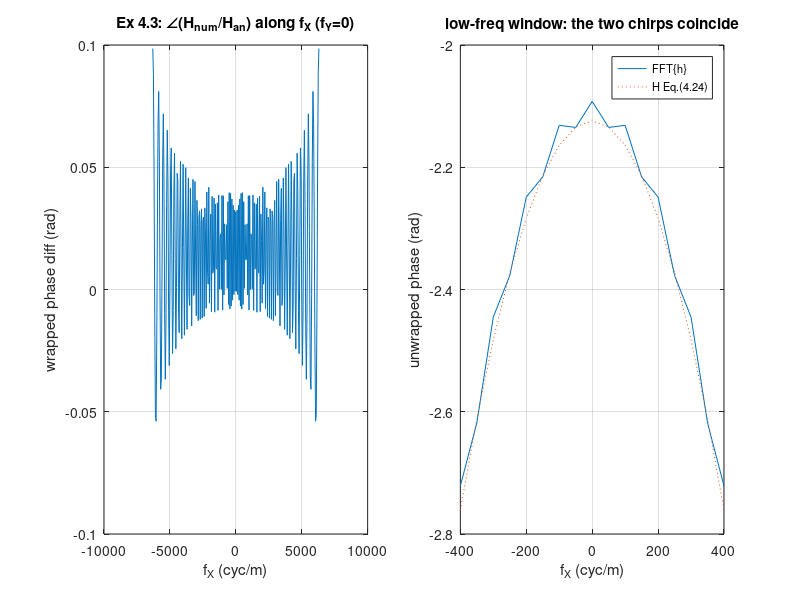

Recreate this plot in MATLAB. (Note: this script raises an error after producing the figure.)
% ===== 书 4.6 节习题 4.2-4.5 参考解答（数值部分，与 ch4_exercises.py 同构） =====
% 4.2 三种衍射解的适用距离（解析估算 + 打印）；
% 4.3 验证菲涅耳传递函数 (4.24) = 菲涅耳脉冲响应 (4.23) 的傅里叶变换；
% 4.4 三个孔径的解析夫琅禾费辐照度：(a) 矩形孔 (b) 环形孔 (c) 双圆孔；
% 4.5 双圆孔两路振幅不同（A1=1, A2=0.4）。
% 解析式统一用书 4.4.3 节写法：场 = e^{jkz}/(j lam z) * e^{jk(x^2+y^2)/(2z)}
%   * FT{U1}(fX = x/(lam z), fY = y/(lam z))；辐照度按式 (4.8) 取模方。
% 依赖：同文件夹 jinc.m（书 4.5 节建）；sinc 用文件末尾的局部函数 sincn
% （基础 MATLAB 没有 sinc——它是信号处理工具箱函数，定义与 np.sinc 相同）。
% MATLAB/Python 差异：MATLAB 索引 1-based，y=0 的剖面在 I2(M/2+1,:)；
%   Python 0-based 在 I2[M//2]。
clear; clc; close all;

lam = 0.633e-6;    % 习题 4.4 起统一用 He-Ne 波长（习题 4.2 另用 0.5 um）

% ================= 习题 4.2：三种衍射解的适用距离 =================
w42   = 0.5e-3;      % 孔径半径（直径 1 mm）
lam42 = 0.5e-6;      % 习题指定波长
% 式 (4.27)：z^3 >> (pi/(4 lam)) * [(x-xi)^2+(y-eta)^2]^2_max
% 观察区取孔径的几何影区（直径 1 mm）-> x-xi、y-eta 各可达 1 mm
Dmax2  = (2*w42)^2 + (2*w42)^2;
z_eq27 = (pi/(4*lam42) * Dmax2^2)^(1/3);
z_nf1  = w42^2/lam42;                       % NF = 1
z_nf01 = 10*w42^2/lam42;                    % NF = 0.1（书 4.5 节工程判据）
z_fh   = pi*(w42^2 + w42^2)/lam42;          % 式 (4.29)：z >> k(xi^2+eta^2)_max/2
fprintf('========== 习题 4.2（直径 1 mm 孔径，lam = 0.5 um） ==========\n');
fprintf('RS：只需 r >> lam -> 任何宏观距离都满足（z > ~1 mm 即可）\n');
fprintf('Fresnel：式(4.27)（观察区取几何影区）z >> %.1f cm；NF 视角：NF<1 对应 z > %.2f m，平滑孔径可到 NF~20-30（z ~ %.3f m）\n', ...
        z_eq27*1e2, z_nf1, z_nf1/25);
fprintf('Fraunhofer：式(4.29) z >> %.2f m；工程口径 NF<0.1 -> z > %.1f m\n', z_fh, z_nf01);

% ================= 习题 4.3：H = FT{h} 的数值验证 =================
% h(x,y) = e^{jkz}/(j lam z) * exp[j k (x^2+y^2)/(2z)]   （式 4.23）
% H(fX,fY) = e^{jkz} * exp[-j pi lam z (fX^2+fY^2)]      （式 4.24）
% 比较频带 |f| <= L/(2 lam z)（驻点带），且要低于 Nyquist（第 5 章判据预览）。
L3 = 0.02; M3 = 512; z3 = 2;
dx3 = L3/M3;
x3 = -L3/2 : dx3 : L3/2-dx3;
f3 = -1/(2*dx3) : 1/L3 : 1/(2*dx3)-1/L3;    % 式 (2.22)
[X3, Y3] = meshgrid(x3, x3);
[FX3, FY3] = meshgrid(f3, f3);
k3 = 2*pi/lam;
h = exp(1j*k3*z3)/(1j*lam*z3) * exp(1j*k3*(X3.^2+Y3.^2)/(2*z3));
H_num = fftshift(fft2(ifftshift(h)))*dx3^2;   % FT ≈ dx^2 · FFT
H_an  = exp(1j*k3*z3) * exp(-1j*pi*lam*z3*(FX3.^2+FY3.^2));

band = L3/(2*lam*z3);
inb8 = (abs(FX3) <= 0.8*band) & (abs(FY3) <= 0.8*band);
inb5 = (abs(FX3) <= 0.5*band) & (abs(FY3) <= 0.5*band);
dphi8 = angle(H_num(inb8).*conj(H_an(inb8)));
dphi5 = angle(H_num(inb5).*conj(H_an(inb5)));
fprintf('\n========== 习题 4.3（L=0.02 m, M=512, z=2 m） ==========\n');
fprintf('驻点带 |f| <= L/(2 lam z) = %.3e cyc/m（Nyquist = %.3e）\n', band, 1/(2*dx3));
fprintf('0.8 频带内最大缠绕相位差 = %.3f rad\n', max(abs(dphi8)));
fprintf('0.5 频带内最大缠绕相位差 = %.3f rad（残差来自常数幅度 chirp 的窗口截断）\n', ...
        max(abs(dphi5)));

figure('Position', [60 60 1050 420]);
subplot(1,2,1);
sel = abs(f3) <= 0.8*band;
dphi_line = angle(H_num(M3/2+1,:).*conj(H_an(M3/2+1,:)));
plot(f3(sel), dphi_line(sel));
xlabel('f_X (cyc/m)'); ylabel('wrapped phase diff (rad)');
title('Ex 4.3: \angle(H_{num}/H_{an}) along f_X (f_Y=0)');
grid on;
subplot(1,2,2);
sel2 = abs(f3) <= 400;
plot(f3(sel2), unwrap(angle(H_num(M3/2+1,sel2)))); hold on;
plot(f3(sel2), unwrap(angle(H_an(M3/2+1,sel2))), ':');
xlabel('f_X (cyc/m)'); ylabel('unwrapped phase (rad)');
title('low-freq window: the two chirps coincide');
legend('FFT\{h\}', 'H Eq.(4.24)', 'FontSize', 8); grid on;
saveas(gcf, 'out_ex43.png');

% ================= 习题 4.4：三个孔径的解析夫琅禾费图样 =================
% (a) 矩形孔 wX=0.1 mm, wY=0.05 mm, z=5 m,  L=0.16 m
% (b) 环形孔 w1=1 mm, w2=0.2 mm,             z=50 m,  L=0.2 m
% (c) 双圆孔 w=1 mm, 中心距 s=4 mm,          z=500 m, L=0.6 m
% z 都按式 (4.29) 取 ~10 倍以上裕量；L ≈ 5 倍中心特征宽度。
fprintf('\n========== 习题 4.4 ==========\n');

% (a) 矩形孔：I2 = (4wXwY/(lam z))^2 sinc^2(2wX x/(lam z)) sinc^2(2wY y/(lam z))
wX = 0.1e-3; wY = 0.05e-3; za = 5; La = 0.16; Ma = 512;
dxa = La/Ma; xa = -La/2 : dxa : La/2-dxa;
[Xa, Ya] = meshgrid(xa, xa);
lza = lam*za;
Ia = (4*wX*wY/lza)^2 .* sincn(2*wX*Xa/lza).^2 .* sincn(2*wY*Ya/lza).^2;
fprintf('(a) z=5 m：式(4.29)要求 z >> %.3f m（裕量 %.0f 倍）；峰 = %.3e，实测 %.3e\n', ...
        pi*(wX^2+wY^2)/lam, 5/(pi*(wX^2+wY^2)/lam), (4*wX*wY/lza)^2, ...
        Ia(Ma/2+1, Ma/2+1));
fprintf('    sinc 第一零点 x = lam z/(2wX) = %.4f m（y 向 %.4f m）\n', ...
        lza/(2*wX), lza/(2*wY));

% (b) 环形孔：amp = (w1^2/(lam z)) [jinc(w1 rho/(lam z)) - (w2/w1)^2 jinc(w2 rho/(lam z))]
w1 = 1e-3; w2 = 0.2e-3; zb = 50; Lb = 0.2; Mb = 512;
dxb = Lb/Mb; xb = -Lb/2 : dxb : Lb/2-dxb;
[Xb, Yb] = meshgrid(xb, xb);
lzb = lam*zb;
rho_b = sqrt(Xb.^2+Yb.^2);
amp_b = w1^2/lzb * (jinc(w1*rho_b/lzb) - (w2/w1)^2 * jinc(w2*rho_b/lzb));
Ib = amp_b.^2;
fprintf('(b) z=50 m：式(4.29)要求 z >> %.2f m（裕量 %.0f 倍）；NF = %.4f\n', ...
        pi*(w1^2+w2^2)/lam, 50/(pi*(w1^2+w2^2)/lam), w1^2/lzb);
fprintf('    峰 = (pi(w1^2-w2^2)/(lam z))^2 = %.3e，实测 %.3e（无遮拦 %.3e）\n', ...
        (pi*(w1^2-w2^2)/lzb)^2, Ib(Mb/2+1,Mb/2+1), (pi*w1^2/lzb)^2);
fprintf('    外环第一零点 ≈ 0.61*lam*z/w1 = %.5f m\n', 0.61*lzb/w1);

% (c) 双圆孔：I2 = (2 w^2/(lam z))^2 cos^2(pi s x/(lam z)) jinc^2(w rho/(lam z))
wc = 1e-3; sc = 4e-3; zc = 500; Lc = 0.6; Mc = 512;
dxc = Lc/Mc; xc = -Lc/2 : dxc : Lc/2-dxc;
[Xc, Yc] = meshgrid(xc, xc);
lzc = lam*zc;
rho_c = sqrt(Xc.^2+Yc.^2);
env_c = wc^2/lzc * jinc(wc*rho_c/lzc);        % 单孔包络（含 1/(lam z) 前置）
Ic = (2*env_c).^2 .* cos(pi*sc*Xc/lzc).^2;
fprintf('(c) z=500 m：式(4.29)要求 z >> %.1f m（裕量 %.0f 倍）；NF = %.4f\n', ...
        pi*((sc/2+wc)^2+wc^2)/lam, 500/(pi*((sc/2+wc)^2+wc^2)/lam), wc^2/lzc);
fprintf('    峰 = (2 pi w^2/(lam z))^2 = %.3e，实测 %.3e\n', ...
        (2*pi*wc^2/lzc)^2, Ic(Mc/2+1,Mc/2+1));
fprintf('    包络第一零点 0.61*lam*z/w = %.4f m；条纹周期 lam*z/s = %.5f m\n', ...
        0.61*lzc/wc, lzc/sc);

figure('Position', [60 60 1250 720]);
subplot(2,3,1);
imagesc(xa, xa, nthroot(Ia,3)); colormap('gray'); axis square; axis xy;
xlabel('x (m)'); ylabel('y (m)'); title('(a) rect: I_2^{1/3} image');
subplot(2,3,2);
plot(xa, Ia(Ma/2+1,:)); grid on;
xlabel('x (m)'); ylabel('Irradiance');
title('(a) profile: sinc^2 \times sinc^2');
subplot(2,3,3);
plot(xb, Ib(Mb/2+1,:)); hold on;
plot(xb, (w1^2/lzb)^2 * jinc(w1*xb/lzb).^2, ':'); grid on;
xlabel('x (m)'); ylabel('Irradiance'); title('(b) profile: annulus vs unobscured');
legend('annulus', 'unobscured disk', 'FontSize', 8);
subplot(2,3,4);
imagesc(xb, xb, nthroot(Ib,3)); colormap('gray'); axis square; axis xy;
xlabel('x (m)'); ylabel('y (m)'); title('(b) annulus: I_2^{1/3} image');
subplot(2,3,5);
imagesc(xc, xc, nthroot(Ic,3)); colormap('gray'); axis square; axis xy;
xlabel('x (m)'); ylabel('y (m)'); title('(c) pair: I_2^{1/3} image');
subplot(2,3,6);
plot(xc, Ic(Mc/2+1,:)); grid on;
xlabel('x (m)'); ylabel('Irradiance');
title('(c) profile: fringes \times Airy envelope');
saveas(gcf, 'out_ex44.png');

% ================= 习题 4.5：两路振幅不同（A1=1, A2=0.4） =================
% I2 = (w^2/(lam z))^2 jinc^2(...) * (A1^2 + A2^2 + 2 A1 A2 cos(2 pi s x/(lam z)))
% （书提示：先取模方，再把两个复指数合并成余弦）
A1 = 1; A2 = 0.4;
Ie = (wc^2/lzc)^2 .* jinc(wc*rho_c/lzc).^2 .* ...
     (A1^2 + A2^2 + 2*A1*A2*cos(2*pi*sc*Xc/lzc));
fprintf('\n========== 习题 4.5（A1=1, A2=0.4, z=500 m） ==========\n');
fprintf('峰值 = (w^2/(lam z))^2 pi^2 (A1+A2)^2 = %.3e，实测 %.3e\n', ...
        (wc^2/lzc)^2*pi^2*(A1+A2)^2, max(Ie(Mc/2+1,:)));
fprintf('条纹可见度 V = 2A1A2/(A1^2+A2^2) = %.4f；Imax/Imin = ((A1+A2)/(A1-A2))^2 = %.2f\n', ...
        2*A1*A2/(A1^2+A2^2), ((A1+A2)/(A1-A2))^2);

figure('Position', [80 80 1050 420]);
subplot(1,2,1);
imagesc(xc, xc, nthroot(Ie,3)); colormap('gray'); axis square; axis xy;
xlabel('x (m)'); ylabel('y (m)');
title('Ex 4.5: A_1=1, A_2=0.4 — I_2^{1/3} image');
subplot(1,2,2);
plot(xc, Ie(Mc/2+1,:)); grid on;
xlabel('x (m)'); ylabel('Irradiance');
title('profile: visibility 2A_1A_2/(A_1^2+A_2^2) = 0.69');
saveas(gcf, 'out_ex45.png');
fprintf('\n已保存 out_ex43.png, out_ex44.png, out_ex45.png\n');

% ---------- 局部函数 ----------
function s = sincn(u)
    % 归一化 sinc：sin(pi*u)/(pi*u)，u=0 处极限 1（表 1.2；np.sinc 同定义）
    s = ones(size(u));
    nz = u ~= 0;
    s(nz) = sin(pi*u(nz)) ./ (pi*u(nz));
end
